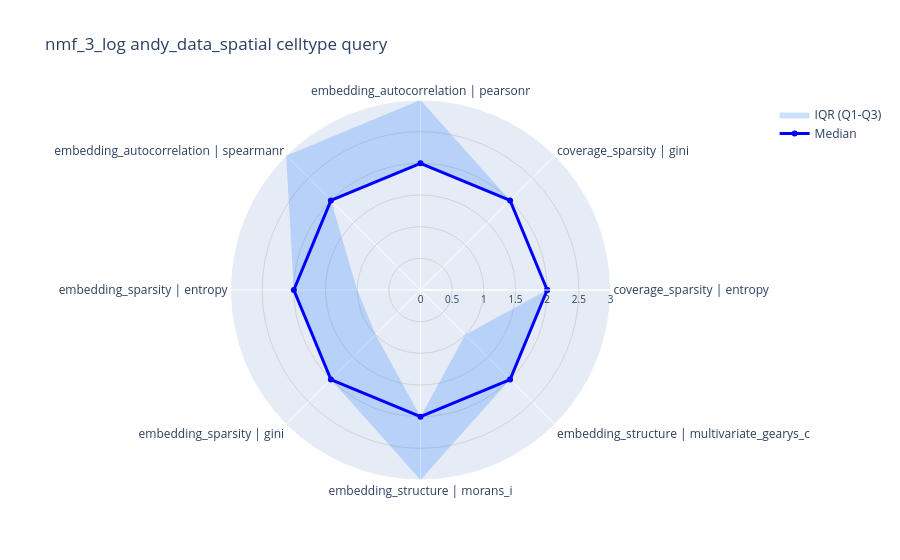
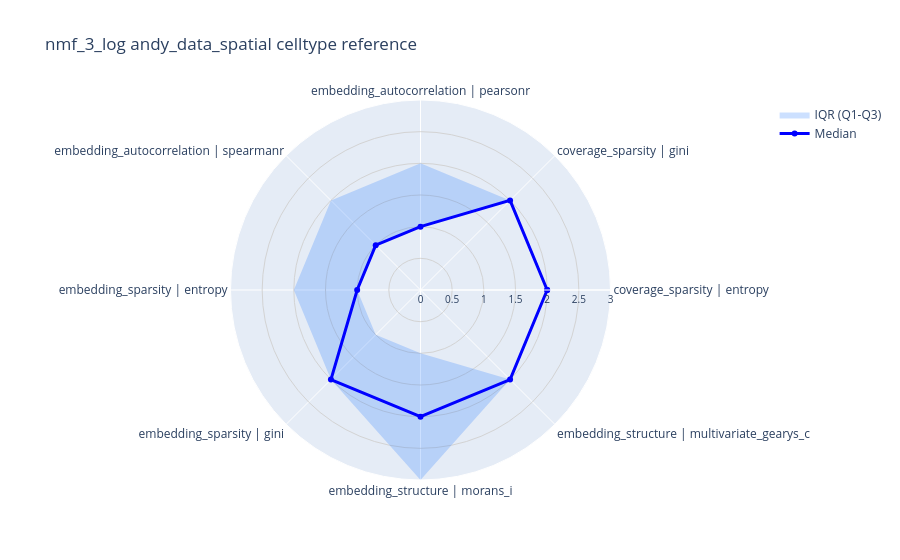
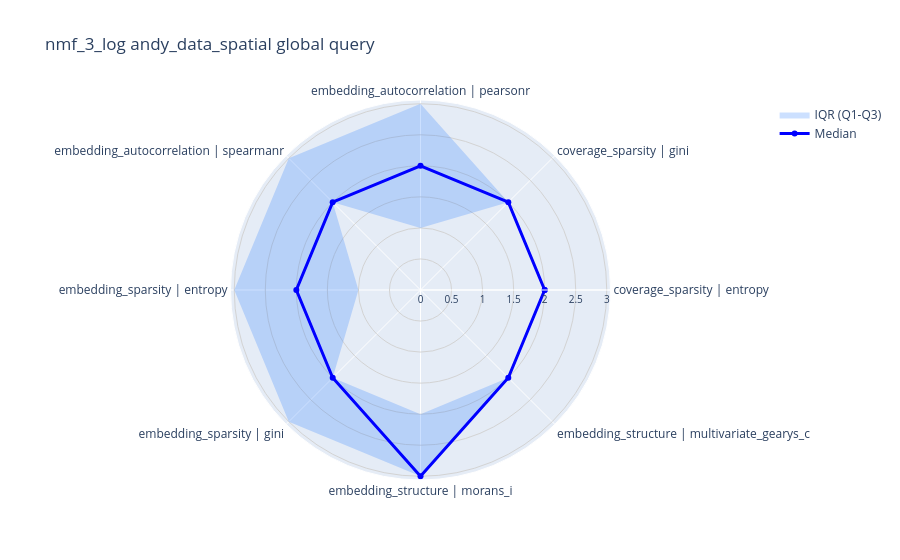

Notebook code for these charts, in order:
### Code cell
for (model_name, dataset_name, model_scope, dataset_split), sub_df in ranked_df.groupby(
    ["model_name", "dataset_name", "model_scope", "dataset_split"]
):
    fig = radar_plot(
        sub_df,
        x="metric function",
        y="rank",
        range=None,
        title=model_name + " " + dataset_name + " " + model_scope + " " + dataset_split,
    )
    fig.show()

### Figure 1 — Plotly figure (JSON) as saved in the notebook; plotly's stock layout.template omitted (floating-point values rounded to 4 significant figures)
{"data": [{"hoverinfo": "skip", "line": {"width": 0}, "mode": "lines", "r": [2, 2, 2, 2, 1, 1, 2, 1, 2], "showlegend": false, "theta": ["coverage_sparsity | entropy", "coverage_sparsity | gini", "embedding_autocorrelation | pearsonr", "embedding_autocorrelation | spearmanr", "embedding_sparsity | entropy", "embedding_sparsity | gini", "embedding_structure | morans_i", "embedding_structure | multivariate_gearys_c", "coverage_sparsity | entropy"], "type": "scatterpolar"}, {"fill": "tonext", "fillcolor": "rgba(0, 100, 255, 0.2)", "line": {"width": 0}, "mode": "lines", "name": "IQR (Q1-Q3)", "r": [2, 2, 3, 3, 2, 2, 3, 2, 2], "theta": ["coverage_sparsity | entropy", "coverage_sparsity | gini", "embedding_autocorrelation | pearsonr", "embedding_autocorrelation | spearmanr", "embedding_sparsity | entropy", "embedding_sparsity | gini", "embedding_structure | morans_i", "embedding_structure | multivariate_gearys_c", "coverage_sparsity | entropy"], "type": "scatterpolar"}, {"line": {"color": "blue", "width": 3}, "mode": "lines+markers", "name": "Median", "r": [2, 2, 2, 2, 2, 2, 2, 2, 2], "theta": ["coverage_sparsity | entropy", "coverage_sparsity | gini", "embedding_autocorrelation | pearsonr", "embedding_autocorrelation | spearmanr", "embedding_sparsity | entropy", "embedding_sparsity | gini", "embedding_structure | morans_i", "embedding_structure | multivariate_gearys_c", "coverage_sparsity | entropy"], "type": "scatterpolar"}], "layout": {"polar": {"radialaxis": {"gridcolor": "lightgrey", "tickfont": {"size": 10}, "visible": true}}, "title": {"text": "nmf_3_log andy_data_spatial celltype query"}}}

### Figure 2 — Plotly figure (JSON) as saved in the notebook; plotly's stock layout.template omitted (floating-point values rounded to 4 significant figures)
{"data": [{"hoverinfo": "skip", "line": {"width": 0}, "mode": "lines", "r": [2, 2, 1, 1, 1, 1, 1, 2, 2], "showlegend": false, "theta": ["coverage_sparsity | entropy", "coverage_sparsity | gini", "embedding_autocorrelation | pearsonr", "embedding_autocorrelation | spearmanr", "embedding_sparsity | entropy", "embedding_sparsity | gini", "embedding_structure | morans_i", "embedding_structure | multivariate_gearys_c", "coverage_sparsity | entropy"], "type": "scatterpolar"}, {"fill": "tonext", "fillcolor": "rgba(0, 100, 255, 0.2)", "line": {"width": 0}, "mode": "lines", "name": "IQR (Q1-Q3)", "r": [2, 2, 2, 2, 2, 2, 3, 2, 2], "theta": ["coverage_sparsity | entropy", "coverage_sparsity | gini", "embedding_autocorrelation | pearsonr", "embedding_autocorrelation | spearmanr", "embedding_sparsity | entropy", "embedding_sparsity | gini", "embedding_structure | morans_i", "embedding_structure | multivariate_gearys_c", "coverage_sparsity | entropy"], "type": "scatterpolar"}, {"line": {"color": "blue", "width": 3}, "mode": "lines+markers", "name": "Median", "r": [2, 2, 1, 1, 1, 2, 2, 2, 2], "theta": ["coverage_sparsity | entropy", "coverage_sparsity | gini", "embedding_autocorrelation | pearsonr", "embedding_autocorrelation | spearmanr", "embedding_sparsity | entropy", "embedding_sparsity | gini", "embedding_structure | morans_i", "embedding_structure | multivariate_gearys_c", "coverage_sparsity | entropy"], "type": "scatterpolar"}], "layout": {"polar": {"radialaxis": {"gridcolor": "lightgrey", "tickfont": {"size": 10}, "visible": true}}, "title": {"text": "nmf_3_log andy_data_spatial celltype reference"}}}

### Figure 3 — Plotly figure (JSON) as saved in the notebook; plotly's stock layout.template omitted (floating-point values rounded to 4 significant figures)
{"data": [{"hoverinfo": "skip", "line": {"width": 0}, "mode": "lines", "r": [2, 2, 1, 2, 1, 2, 2, 2, 2], "showlegend": false, "theta": ["coverage_sparsity | entropy", "coverage_sparsity | gini", "embedding_autocorrelation | pearsonr", "embedding_autocorrelation | spearmanr", "embedding_sparsity | entropy", "embedding_sparsity | gini", "embedding_structure | morans_i", "embedding_structure | multivariate_gearys_c", "coverage_sparsity | entropy"], "type": "scatterpolar"}, {"fill": "tonext", "fillcolor": "rgba(0, 100, 255, 0.2)", "line": {"width": 0}, "mode": "lines", "name": "IQR (Q1-Q3)", "r": [2, 2, 3, 3, 3, 3, 3, 2, 2], "theta": ["coverage_sparsity | entropy", "coverage_sparsity | gini", "embedding_autocorrelation | pearsonr", "embedding_autocorrelation | spearmanr", "embedding_sparsity | entropy", "embedding_sparsity | gini", "embedding_structure | morans_i", "embedding_structure | multivariate_gearys_c", "coverage_sparsity | entropy"], "type": "scatterpolar"}, {"line": {"color": "blue", "width": 3}, "mode": "lines+markers", "name": "Median", "r": [2, 2, 2, 2, 2, 2, 3, 2, 2], "theta": ["coverage_sparsity | entropy", "coverage_sparsity | gini", "embedding_autocorrelation | pearsonr", "embedding_autocorrelation | spearmanr", "embedding_sparsity | entropy", "embedding_sparsity | gini", "embedding_structure | morans_i", "embedding_structure | multivariate_gearys_c", "coverage_sparsity | entropy"], "type": "scatterpolar"}], "layout": {"polar": {"radialaxis": {"gridcolor": "lightgrey", "tickfont": {"size": 10}, "visible": true}}, "title": {"text": "nmf_3_log andy_data_spatial global query"}}}
